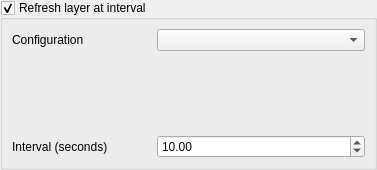
<?xml version="1.0" encoding="UTF-8"?>
<ui version="4.0">
 <class>QgsLayerRefreshWidgetBase</class>
 <widget class="QWidget" name="QgsLayerRefreshWidgetBase">
  <property name="geometry">
   <rect>
    <x>0</x>
    <y>0</y>
    <width>377</width>
    <height>170</height>
   </rect>
  </property>
  <property name="windowTitle">
   <string>Refresh Layer at Interval</string>
  </property>
  <layout class="QVBoxLayout" name="verticalLayout">
   <property name="leftMargin">
    <number>0</number>
   </property>
   <property name="topMargin">
    <number>0</number>
   </property>
   <property name="rightMargin">
    <number>0</number>
   </property>
   <property name="bottomMargin">
    <number>0</number>
   </property>
   <item>
    <widget class="QGroupBox" name="mEnabledGroupBox">
     <property name="focusPolicy">
      <enum>Qt::StrongFocus</enum>
     </property>
     <property name="title">
      <string>Refresh layer at interval</string>
     </property>
     <property name="checkable">
      <bool>true</bool>
     </property>
     <property name="syncGroup" stdset="0">
      <string notr="true">vectorgeneral</string>
     </property>
     <layout class="QGridLayout" name="gridLayout" columnstretch="2,3">
      <item row="0" column="0">
       <widget class="QLabel" name="label_2">
        <property name="text">
         <string>Configuration</string>
        </property>
       </widget>
      </item>
      <item row="1" column="0" colspan="2">
       <widget class="QLabel" name="mHelpLabel">
        <property name="text">
         <string>&lt;html&gt;&lt;head/&gt;&lt;body&gt;&lt;p&gt;&lt;br/&gt;&lt;/p&gt;&lt;/body&gt;&lt;/html&gt;</string>
        </property>
        <property name="wordWrap">
         <bool>true</bool>
        </property>
       </widget>
      </item>
      <item row="0" column="1">
       <widget class="QComboBox" name="mModeComboBox"/>
      </item>
      <item row="2" column="1">
       <widget class="QgsDoubleSpinBox" name="mRefreshLayerIntervalSpinBox">
        <property name="toolTip">
         <string>&lt;html&gt;&lt;head/&gt;&lt;body&gt;&lt;p&gt;&lt;br/&gt;&lt;/p&gt;&lt;/body&gt;&lt;/html&gt;</string>
        </property>
        <property name="decimals">
         <number>2</number>
        </property>
        <property name="minimum">
         <double>0.000000000000000</double>
        </property>
        <property name="maximum">
         <double>100000000000000000000.000000000000000</double>
        </property>
        <property name="singleStep">
         <double>5.000000000000000</double>
        </property>
        <property name="value">
         <double>10.000000000000000</double>
        </property>
       </widget>
      </item>
      <item row="2" column="0">
       <widget class="QLabel" name="label_3">
        <property name="text">
         <string>Interval (seconds)</string>
        </property>
       </widget>
      </item>
     </layout>
    </widget>
   </item>
  </layout>
 </widget>
 <customwidgets>
  <customwidget>
   <class>QgsDoubleSpinBox</class>
   <extends>QDoubleSpinBox</extends>
   <header>qgsdoublespinbox.h</header>
  </customwidget>
 </customwidgets>
 <resources/>
 <connections/>
</ui>
